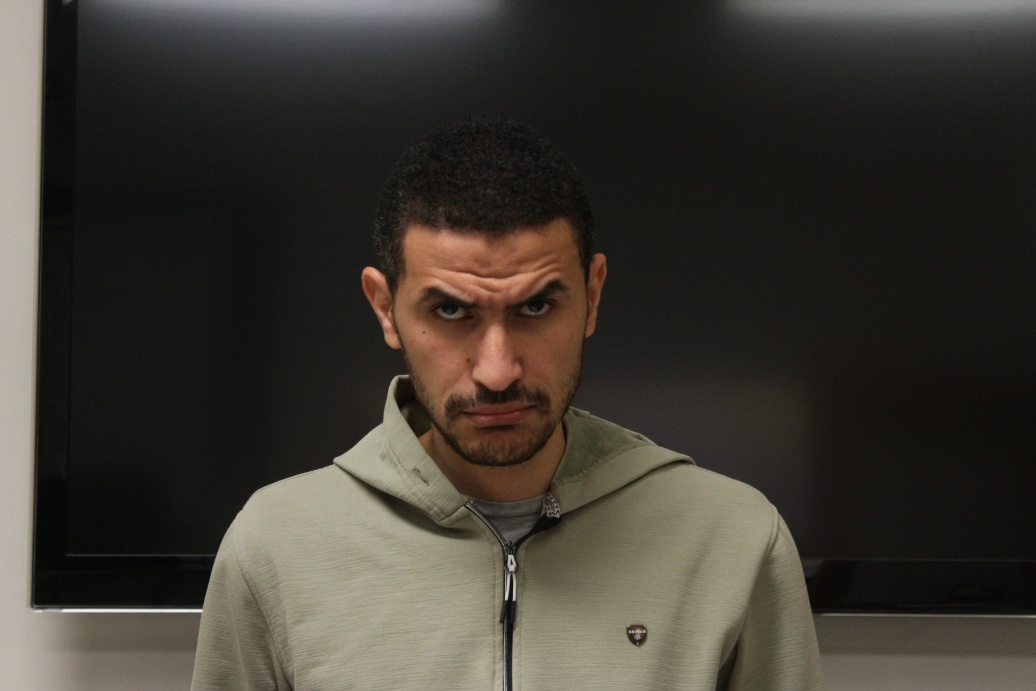
#> input picture test-data/s0.JPG, 1036 x 691 px
$ python -i OpenCV-Face-Recognition-Python.py   (imports and definitions only)
#> lines starting #> are read from the running program, lines starting #| are printed output that depends on the picture
# test
# Face Recognition with OpenCV
# hey there
# To detect faces, I will use the code from my previous article on
# [face detection](https://www.superdatascience.com/opencv-face-detection/).
# So if you have not read it, I encourage you to do so to understand how
# face detection works and its Python coding.
import cv2
import os
import numpy as np
from PIL import Image
from tqdm import tqdm

# Labels for our data
subjects = [0, 1, 2, 3, 4, 5, 6, 7]

#function to detect face using OpenCV
def detect_face(img):
    #convert the test image to gray image as opencv face detector expects gray images
    gray = cv2.cvtColor(img, cv2.COLOR_BGR2GRAY)

    #load OpenCV face detector, I am using LBP which is fast
    #there is also a more accurate but slow Haar classifier
    face_cascade = cv2.CascadeClassifier('C:\python-projects\opencv-face-recognition-python\opencv-files/haarcascade_frontalface_default.xml')

    #let's detect multiscale (some images may be closer to camera than others) images
    #result is a list of faces
    faces = face_cascade.detectMultiScale(gray, scaleFactor=1.05, minNeighbors=5)

    #if no faces are detected then return original img
    if (len(faces) == 0):
        return None, None

    #under the assumption that there will be only one face,
    #extract the face area
    (x, y, w, h) = faces[0]

    #return only the face part of the image
    return gray[y:y+w, x:x+h], faces[0]


def detect_eyes(gray):
    eye_cascade = cv2.CascadeClassifier('C:\python-projects\opencv-face-recognition-python\opencv-files\haarcascade_eye.xml')
    eyes = eye_cascade.detectMultiScale(gray, scaleFactor = 1.05, minNeighbors = 5)

    if (len(eyes) < 2):
        return None, None

    return eyes[0], eyes[1]


def align_face(face):
    left_eye, right_eye = detect_eyes(face)

    if all(item is None for item in (left_eye, right_eye)):
        return None

    (xl, yl, wl, hl) = left_eye
    (xr, yr, wr, hr) = right_eye

    left_eye_y = yl + hl//2
    left_eye_x = xl + wl//2
    right_eye_y = yl + hl//2
    right_eye_x = xl + wl//2

    eyes_dx = abs(left_eye_x - right_eye_x)
    eyes_dy = abs(left_eye_y - right_eye_y)

    # Prevent divide-by-zero errors
    if (eyes_dx == 0):
        eyes_dx = eyes_dx + 0.001

    # Calculate rotation angle
    angle = np.arctan(eyes_dy / eyes_dx)

    if left_eye_y >  right_eye_y:
        # Rotate counter-clockwise
        aligned_face = Image.fromarray(face).rotate(angle)

    if left_eye_y <=  right_eye_y:
        # Rotate clockwise
        aligned_face = Image.fromarray(face).rotate(-angle)

    # The following two lines are used to save the aligned and resized face to file
    # path = 'C:/python-projects/opencv-face-recognition-python/aligned-images' + image_name + '.jpg'
    # aligned_face.resize((200,200)).save(path, 'JPEG')
    aligned_face = np.array(aligned_face.resize((200,200)))
    return aligned_face


# Function that reads all training images, detects face from each image, and will return a list of faces and a list of labels for each face.
def prepare_training_data(data_folder_path):

    # Get the directories (one directory for each subject) in data folder
    dirs = os.listdir(data_folder_path)

    # List to hold all faces
    faces = []
    # List to hold labels for all subjects
    labels = []

    # Go through each directory; read images
    for dir_name in tqdm(dirs):

        # Extract label number of subject from dir_name (format of dir name = s[label], so removing letter 's' from dir_name will give us the label)
        label = int(dir_name.replace("s", ""))

        # Build path of directory
        subject_dir_path = data_folder_path + "/" + dir_name

        # Get the images names that are inside the given subject directory
        subject_images_names = os.listdir(subject_dir_path)

        # Go through each image name, read image, detect face and add face to list of faces
        for image_name in tqdm(subject_images_names):

            # Ignore system files like .DS_Store
            if image_name.startswith("."):
                continue

            # Build image path
            image_path = subject_dir_path + "/" + image_name

            #read image
            image = cv2.imread(image_path)

            cv2.waitKey(100)

            # Detect face
            face, rect = detect_face(image)

            # Align face
            aligned_face = align_face(face)

            # Ignore faces that are not detected
            if aligned_face is not None:
                #add face to list of faces
                faces.append(aligned_face)
                #add label for this face
                labels.append(label)

    return faces, labels

# Prepare the training data.  One list will contain all the faces and other list will contain respective labels for each face
# [1 line that did not run here, left out]

# Print total amount faces and labels
# [2 lines not run here, left out]

# As an alternative to the eigenfaces recognizer, fisherfaces can be used by replaceing the line below with:
#face_recognizer = cv2.face.FisherFaceRecognizer_create()

# EigenFaceRecognizer
face_recognizer = cv2.face.EigenFaceRecognizer_create()

# Train our face recognizer
# [1 line not run here, left out]


# This function recognizes the person in image passed
def predict(test_img):
    # Make a copy of the image as we don't want to chang original image
    img = test_img.copy()

    # Detect face from the image
    face, rect = detect_face(img)

    aligned_face = align_face(face)

    # Predict the image using our face recognizer
    if aligned_face is not None:
        label, confidence = face_recognizer.predict(aligned_face)
        #get name of respective label returned by face recognizer
        print("Label: " + str(label))
    return img

# Perform predictions
# Load test images
test_data_path = 'C:/python-projects/opencv-face-recognition-python/test-data'
test_dir = os.listdir('C:/python-projects/opencv-face-recognition-python/test-data')
# [4 lines not run here, left out]

>>> import cv2
>>> picture = cv2.imread('test-data/s0.JPG')
#> picture is the input picture: shape (691, 1036, 3); mean B, G, R 50.5, 58.3, 62.6
>>> result = predict(picture)
#> in detect_face, `gray = cv2.cvtColor(img, cv2.COLOR_BGR2GRAY)`:
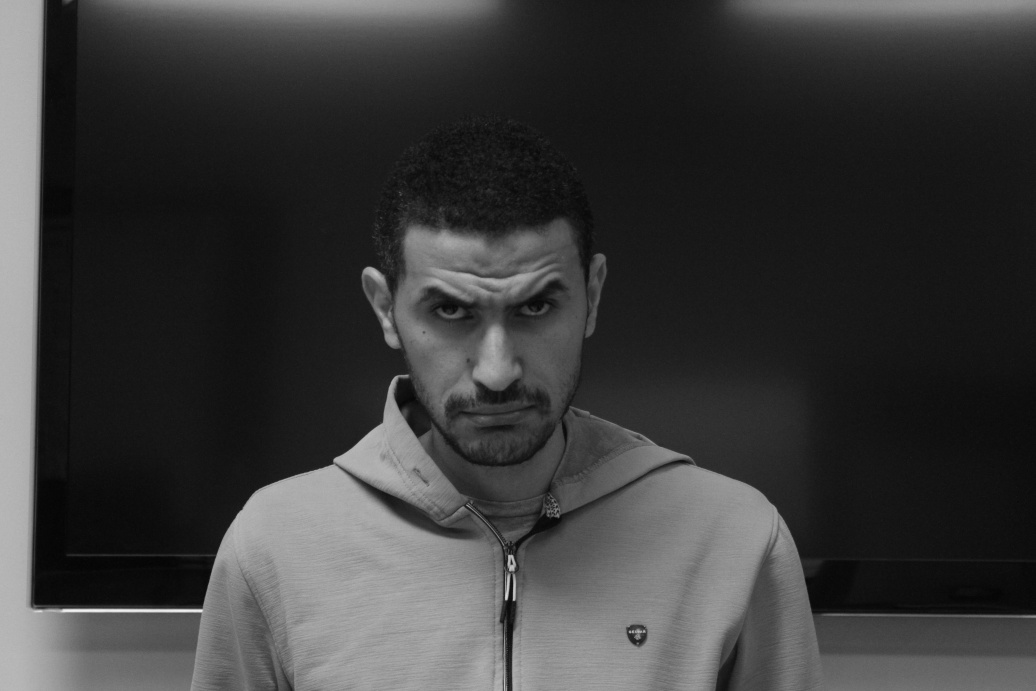
#> gray: shape (691, 1036); min 4, max 243, mean 58.7
#> in detect_face, `faces = face_cascade.detectMultiScale(gray, scaleFactor=1.05, minNeigh..`: faces = [[366, 219, 265, 265]]
#> in detect_face, `(x, y, w, h) = faces[0]`: x = 366; y = 219; w = 265
#> in predict, `face, rect = detect_face(img)`:
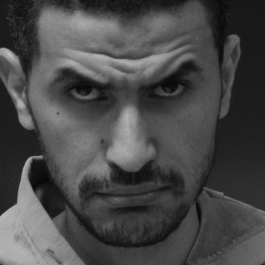
#> face: shape (265, 265); min 6, max 190, mean 73.1
#> in predict, `face, rect = detect_face(img)`: rect = [366, 219, 265, 265]
#> in detect_eyes, `eyes = eye_cascade.detectMultiScale(gray, scaleFactor = 1.05, minNeigh..`: eyes = [[56, 70, 44, 44], [152, 70, 37, 37], [77, 71, 48, 48]]
#> in align_face, `left_eye, right_eye = detect_eyes(face)`: left_eye = [56, 70, 44, 44]; right_eye = [152, 70, 37, 37]
#> in align_face, `(xl, yl, wl, hl) = left_eye`: xl = 56; yl = 70; wl = 44
#> in align_face, `(xr, yr, wr, hr) = right_eye`: xr = 152; yr = 70; wr = 37
#> in align_face, `left_eye_y = yl + hl//2`: left_eye_y = 92
#> in align_face, `left_eye_x = xl + wl//2`: left_eye_x = 78
#> in align_face, `right_eye_y = yl + hl//2`: right_eye_y = 92
#> in align_face, `right_eye_x = xl + wl//2`: right_eye_x = 78
#> in align_face, `eyes_dx = abs(left_eye_x - right_eye_x)`: eyes_dx = 0
#> in align_face, `eyes_dx = eyes_dx + 0.001`: eyes_dx = 0.001
#> in align_face, `angle = np.arctan(eyes_dy / eyes_dx)`: angle = 0
#> (the run stopped early here; a loop or call above may not have finished)

$ run again, on test-data/s4.JPG
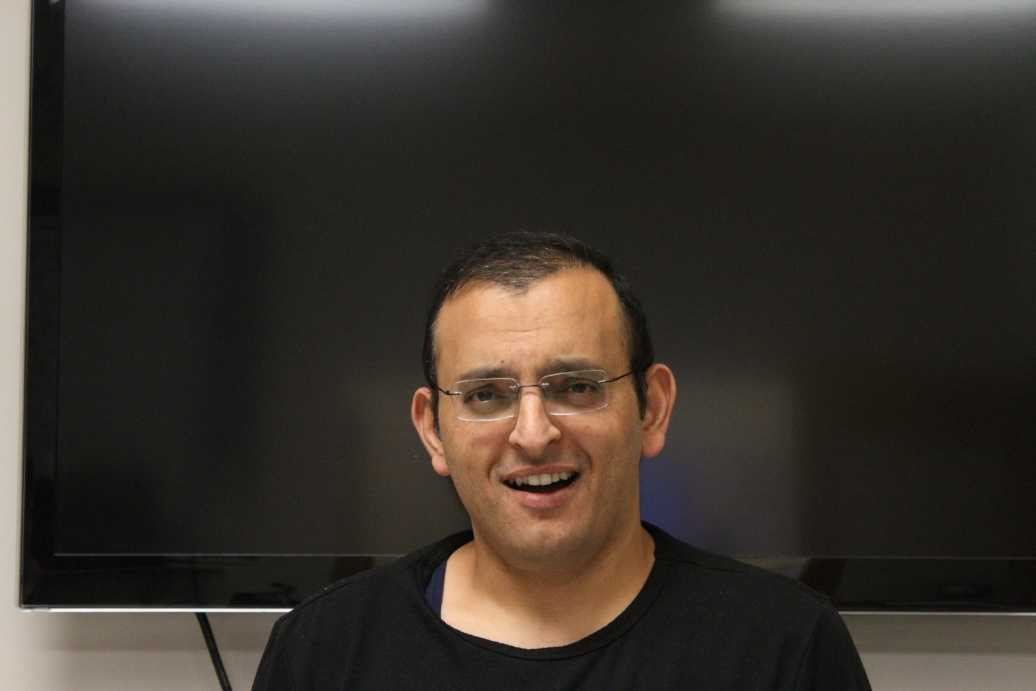
#> input picture test-data/s4.JPG, 1036 x 691 px
#> picture is the input picture: shape (691, 1036, 3); mean B, G, R 45, 51.4, 57.5
#> in detect_face, `gray = cv2.cvtColor(img, cv2.COLOR_BGR2GRAY)`:
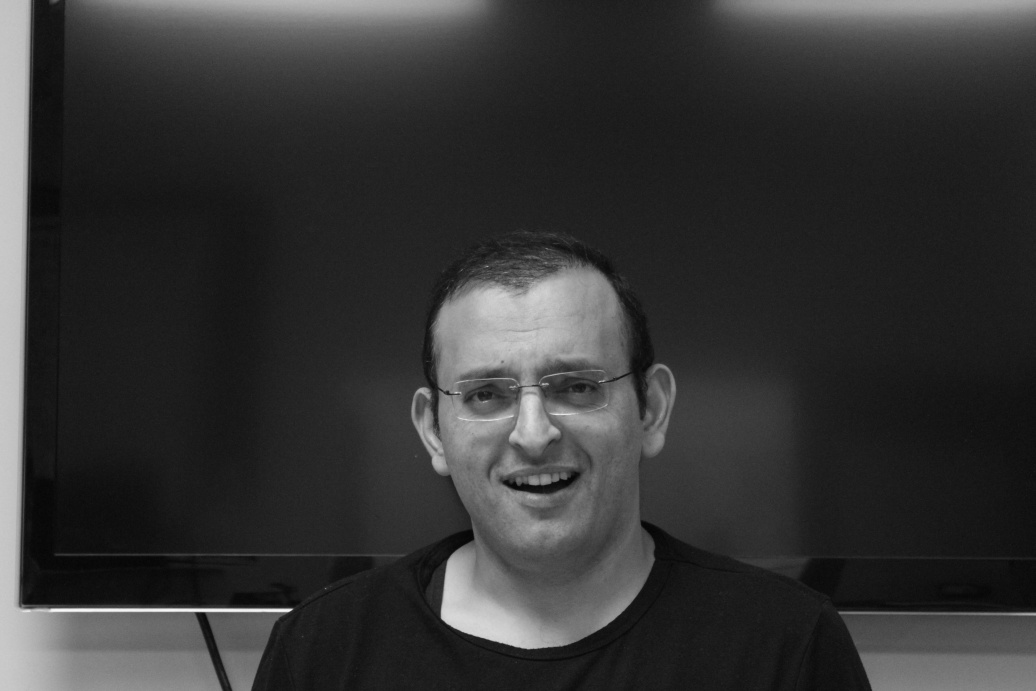
#> gray: shape (691, 1036); min 4, max 250, mean 52.6
#> faces = [[398, 284, 271, 271]]
#> x = 398; y = 284; w = 271
#> in predict, `face, rect = detect_face(img)`:
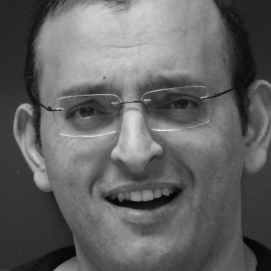
#> face: shape (271, 271); min 4, max 234, mean 99.4
#> rect = [398, 284, 271, 271]
#> eyes = [[166, 89, 31, 31], [63, 93, 39, 39]]
#> left_eye = [166, 89, 31, 31]; right_eye = [63, 93, 39, 39]
#> xl = 166; yl = 89; wl = 31
#> xr = 63; yr = 93; wr = 39
#> left_eye_y = 104
#> left_eye_x = 181
#> right_eye_y = 104
#> right_eye_x = 181
#> in align_face, `eyes_dx = abs(left_eye_x - right_eye_x)`: eyes_dx = 0
#> in align_face, `eyes_dx = eyes_dx + 0.001`: eyes_dx = 0.001
#> angle = 0

$ run again, on test-data/s5.JPG
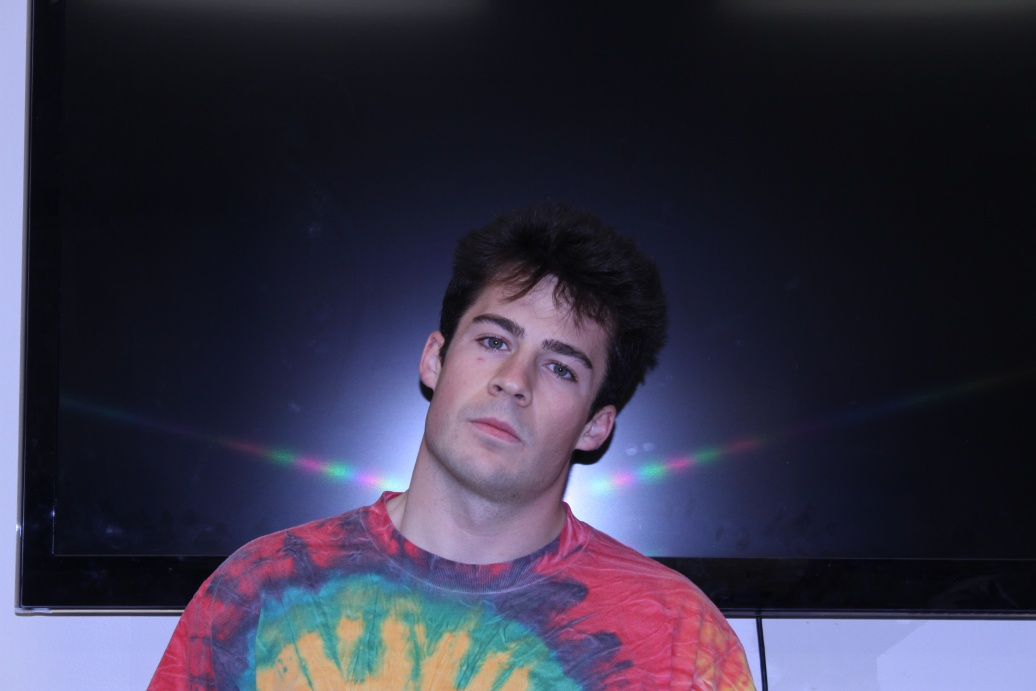
#> input picture test-data/s5.JPG, 1036 x 691 px
#> picture is the input picture: shape (691, 1036, 3); mean B, G, R 68.8, 49.9, 53.3
#> in detect_face, `gray = cv2.cvtColor(img, cv2.COLOR_BGR2GRAY)`:
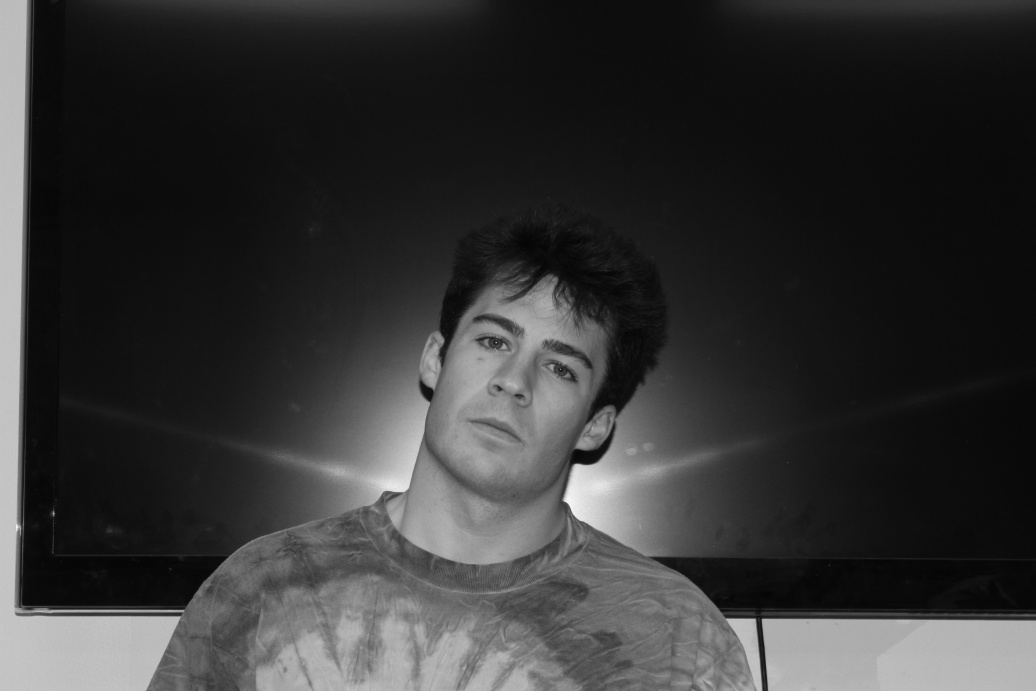
#> gray: shape (691, 1036); min 2, max 246, mean 53.1
#> faces = [[424, 276, 193, 193]]
#> x = 424; y = 276; w = 193
#> in predict, `face, rect = detect_face(img)`:
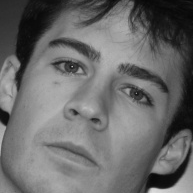
#> face: shape (193, 193); min 7, max 219, mean 106.2
#> rect = [424, 276, 193, 193]
#> eyes = [[47, 46, 42, 42], [113, 71, 47, 47], [61, 101, 24, 24]]
#> left_eye = [47, 46, 42, 42]; right_eye = [113, 71, 47, 47]
#> xl = 47; yl = 46; wl = 42
#> xr = 113; yr = 71; wr = 47
#> left_eye_y = 67
#> left_eye_x = 68
#> right_eye_y = 67
#> right_eye_x = 68
#> in align_face, `eyes_dx = abs(left_eye_x - right_eye_x)`: eyes_dx = 0
#> in align_face, `eyes_dx = eyes_dx + 0.001`: eyes_dx = 0.001
#> angle = 0

$ run again, on test-data/s6.JPG
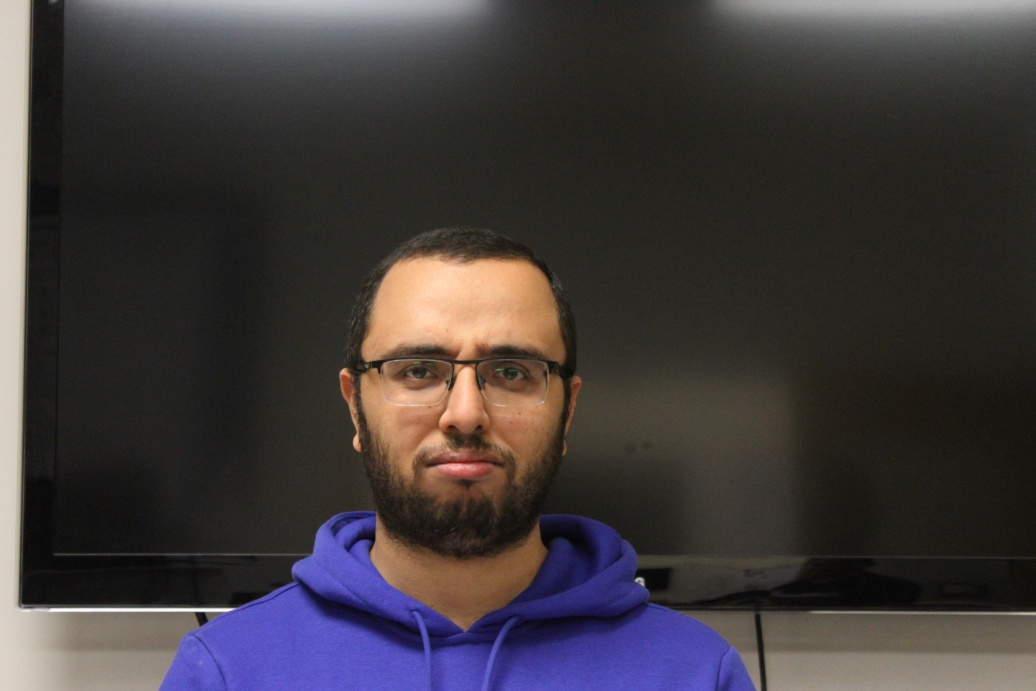
#> input picture test-data/s6.JPG, 1036 x 691 px
#> picture is the input picture: shape (691, 1036, 3); mean B, G, R 59.7, 58.4, 63.9
#> in detect_face, `gray = cv2.cvtColor(img, cv2.COLOR_BGR2GRAY)`:
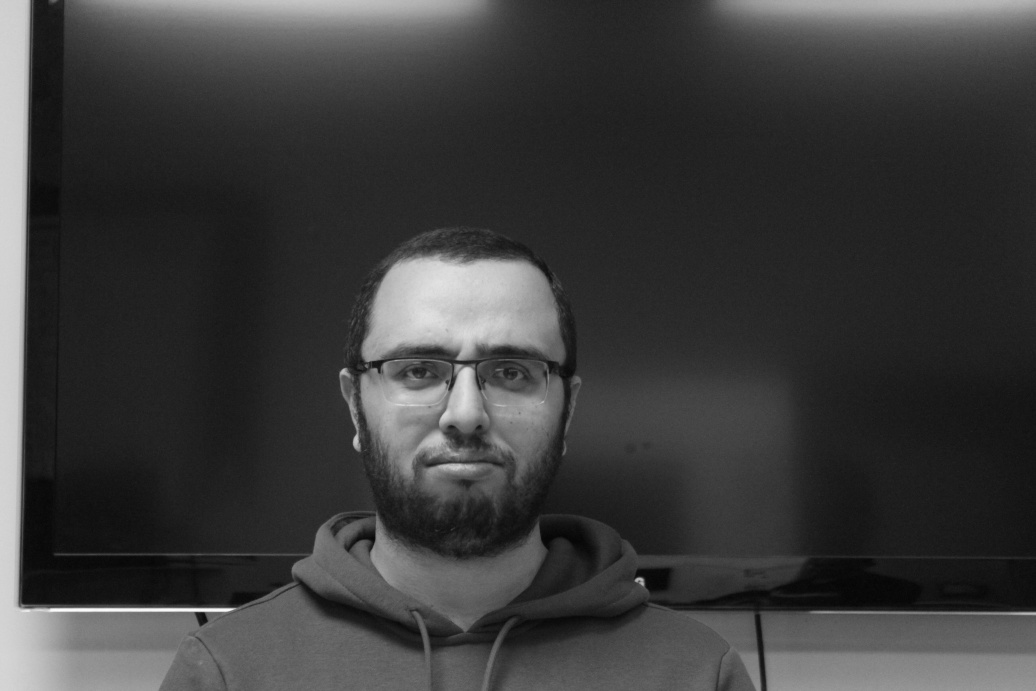
#> gray: shape (691, 1036); min 5, max 253, mean 60.2
#> faces = [[337, 269, 256, 256]]
#> x = 337; y = 269; w = 256
#> in predict, `face, rect = detect_face(img)`:
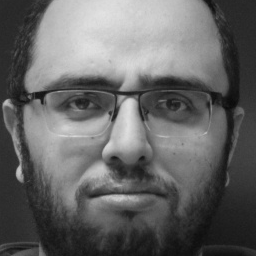
#> face: shape (256, 256); min 10, max 227, mean 101.5
#> rect = [337, 269, 256, 256]
#> eyes = [[58, 85, 40, 40], [155, 84, 40, 40], [23, 84, 33, 33], [202, 88, 25, 25]]
#> left_eye = [58, 85, 40, 40]; right_eye = [155, 84, 40, 40]
#> xl = 58; yl = 85; wl = 40
#> xr = 155; yr = 84; wr = 40
#> left_eye_y = 105
#> left_eye_x = 78
#> right_eye_y = 105
#> right_eye_x = 78
#> in align_face, `eyes_dx = abs(left_eye_x - right_eye_x)`: eyes_dx = 0
#> in align_face, `eyes_dx = eyes_dx + 0.001`: eyes_dx = 0.001
#> angle = 0
